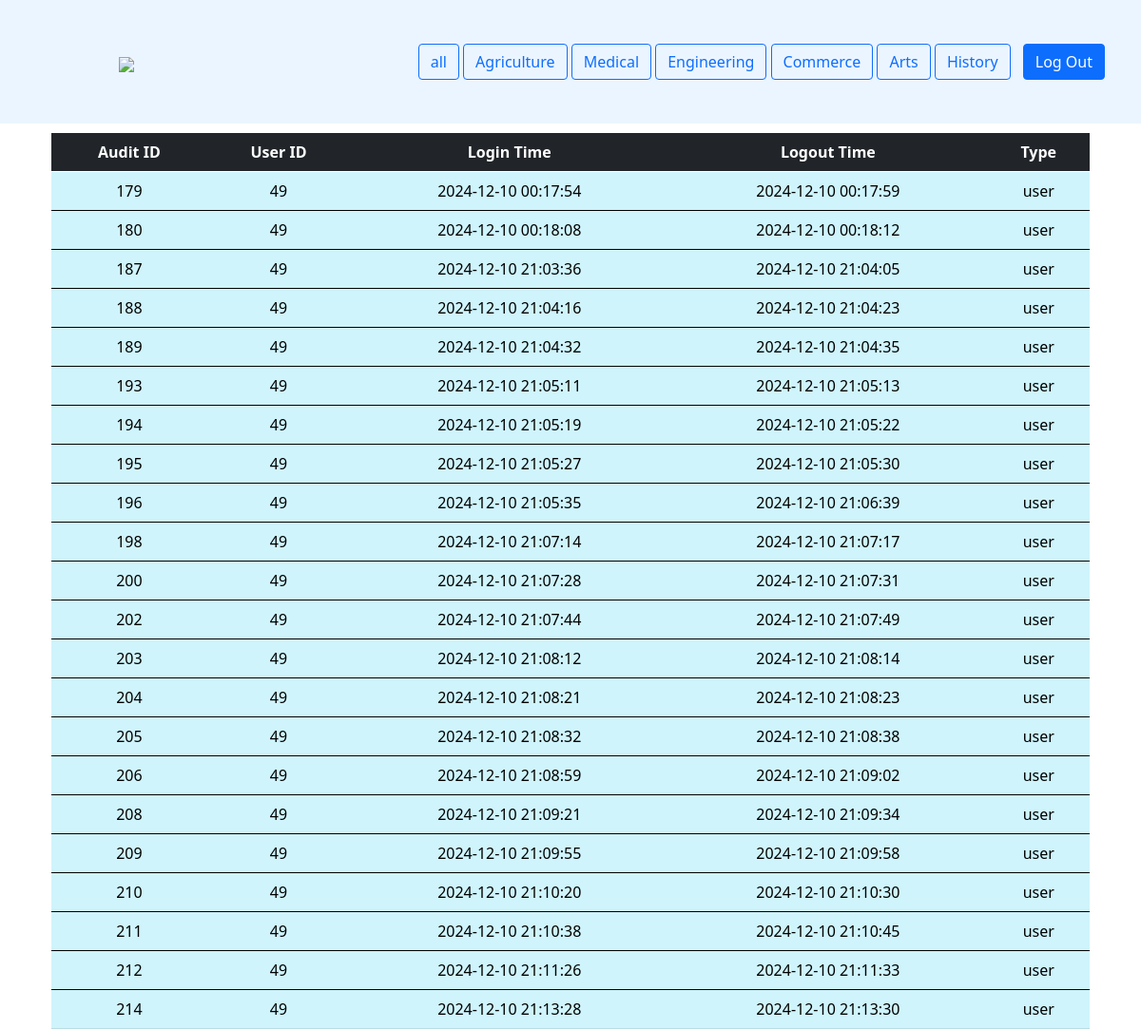
Screenshot of /history.php (signed in) with the database file from the repository.
### tables this page shows
CREATE TABLE `audit_table` (
  `login_id` int(11) NOT NULL,
  `u_id` int(11) NOT NULL,
  `login_time` datetime NOT NULL,
  `type` varchar(20) NOT NULL,
  `logout_time` datetime DEFAULT NULL
);

### history.php (the view, shortened to what this page needs)
<!DOCTYPE html>
<html lang="en">
<head>
    <link rel="stylesheet" href="sty.css" />
    <link href="https://cdn.jsdelivr.net/npm/bootstrap@5.3.3/dist/css/bootstrap.min.css" rel="stylesheet">
</head>
<body>
<div class="c">
    <?php
    include "userheader.php";
    include "conn.php";
    $id = $_SESSION['id'];
    $qry = "SELECT * FROM audit_table WHERE u_id = $id ORDER BY login_id ASC";
    $rs = mysqli_query($con, $qry);
    echo "<div class='container mt-4'>";
    echo "<table class='table table-info table-hover text-center'>";
    echo "<thead class='table table-dark'><tr><th>Audit ID</th><th>User ID</th><th>Login Time</th><th>Logout Time</th><th>Type</th></tr></thead>";
    while ($val = mysqli_fetch_assoc($rs)) {
        echo "<tbody><tr>";
        echo "<td>".$val["login_id"]."</td>";
        echo "<td>".$val["u_id"]."</td>";
        echo "<td>".$val["login_time"]."</td>";
        echo "<td>".$val["logout_time"]."</td>";
        echo "<td>".$val["type"]."</td>";
        echo "</tr></tbody>";
    }
    echo "</table></div>";
    ?>
</div>
</body>
</html>

### sty.css (style rules this page uses)
* { margin: 0; padding: 0; }
html body { height: 100%; }
body { display: flex; flex-direction: column; }
.container { margin-top: 25px; height: 300px; display: flex; justify-content: center; gap: 10; }
body { font-family: Arial, sans-serif; margin: 0; padding: 0; background-color: #f4f4f4; }

### history.php (style rules this page uses)
.c { justify-content: center; align-items: center; min-height: 100vh; }

### rows the page displays
audit_table: login_id "179", u "49", login_time "2024-12-10 00:17:54", logout_time "2024-12-10 00:17:59", type "user"
audit_table: login_id "180", u "49", login_time "2024-12-10 00:18:08", logout_time "2024-12-10 00:18:12", type "user"
audit_table: login_id "187", u "49", login_time "2024-12-10 21:03:36", logout_time "2024-12-10 21:04:05", type "user"
audit_table: login_id "188", u "49", login_time "2024-12-10 21:04:16", logout_time "2024-12-10 21:04:23", type "user"
audit_table: login_id "189", u "49", login_time "2024-12-10 21:04:32", logout_time "2024-12-10 21:04:35", type "user"
audit_table: login_id "193", u "49", login_time "2024-12-10 21:05:11", logout_time "2024-12-10 21:05:13", type "user"
audit_table: login_id "194", u "49", login_time "2024-12-10 21:05:19", logout_time "2024-12-10 21:05:22", type "user"
audit_table: login_id "195", u "49", login_time "2024-12-10 21:05:27", logout_time "2024-12-10 21:05:30", type "user"
audit_table: login_id "196", u "49", login_time "2024-12-10 21:05:35", logout_time "2024-12-10 21:06:39", type "user"
audit_table: login_id "198", u "49", login_time "2024-12-10 21:07:14", logout_time "2024-12-10 21:07:17", type "user"
audit_table: login_id "200", u "49", login_time "2024-12-10 21:07:28", logout_time "2024-12-10 21:07:31", type "user"
audit_table: login_id "202", u "49", login_time "2024-12-10 21:07:44", logout_time "2024-12-10 21:07:49", type "user"
audit_table: login_id "203", u "49", login_time "2024-12-10 21:08:12", logout_time "2024-12-10 21:08:14", type "user"
audit_table: login_id "204", u "49", login_time "2024-12-10 21:08:21", logout_time "2024-12-10 21:08:23", type "user"
audit_table: login_id "205", u "49", login_time "2024-12-10 21:08:32", logout_time "2024-12-10 21:08:38", type "user"
audit_table: login_id "206", u "49", login_time "2024-12-10 21:08:59", logout_time "2024-12-10 21:09:02", type "user"
audit_table: login_id "208", u "49", login_time "2024-12-10 21:09:21", logout_time "2024-12-10 21:09:34", type "user"
audit_table: login_id "209", u "49", login_time "2024-12-10 21:09:55", logout_time "2024-12-10 21:09:58", type "user"
audit_table: login_id "210", u "49", login_time "2024-12-10 21:10:20", logout_time "2024-12-10 21:10:30", type "user"
audit_table: login_id "211", u "49", login_time "2024-12-10 21:10:38", logout_time "2024-12-10 21:10:45", type "user"
audit_table: login_id "212", u "49", login_time "2024-12-10 21:11:26", logout_time "2024-12-10 21:11:33", type "user"
audit_table: login_id "214", u "49", login_time "2024-12-10 21:13:28", logout_time "2024-12-10 21:13:30", type "user"
